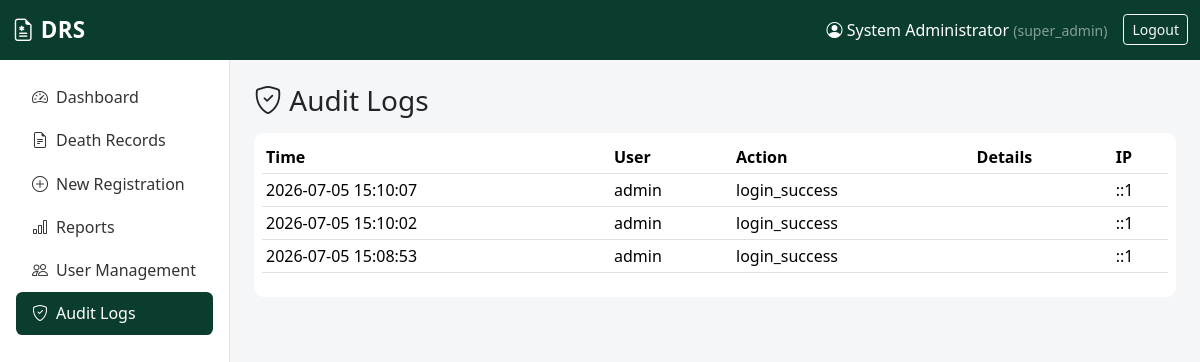
Screenshot of /?page=audit (signed in) with the database file from the repository.
### tables this page shows
CREATE TABLE audit_logs (
                id INTEGER PRIMARY KEY AUTOINCREMENT,
                user_id INTEGER NULL,
                action TEXT NOT NULL,
                details TEXT NULL,
                ip_address TEXT NULL,
                created_at TEXT NOT NULL DEFAULT (datetime('now')),
                FOREIGN KEY (user_id) REFERENCES users(id)
            );

CREATE TABLE users (
                id INTEGER PRIMARY KEY AUTOINCREMENT,
                username TEXT UNIQUE NOT NULL,
                password_hash TEXT NOT NULL,
                full_name TEXT NOT NULL,
                role TEXT NOT NULL CHECK(role IN
                    ('super_admin','registrar','hospital_officer','data_entry_clerk','auditor')),
                is_active INTEGER NOT NULL DEFAULT 1,
                failed_attempts INTEGER NOT NULL DEFAULT 0,
                locked_until TEXT NULL,
                created_at TEXT NOT NULL DEFAULT (datetime('now'))
            );

### src/Models/AuditLog.php (called while the page is built, shortened)
<?php
final class AuditLog
{
    public static function recent(int $limit = 20): array
    {
        $pdo = Database::getInstance()->pdo();
        $stmt = $pdo->prepare("
            SELECT al.*, u.username FROM audit_logs al
            LEFT JOIN users u ON u.id = al.user_id
            ORDER BY al.id DESC LIMIT ?
        ");
        $stmt->bindValue(1, $limit, PDO::PARAM_INT);
        $stmt->execute();
        return $stmt->fetchAll();
    }
}

### index.php (called while the page is built, shortened)
<?php
try {
    Router::dispatch();
} catch (Throwable $e) {
    error_log($e->getMessage());
    http_response_code(500);
    echo '<h3 style="font-family:sans-serif;color:#b00;">Something went wrong.</h3>'
        . '<p style="font-family:sans-serif;">Please try again, or check the server error log for details.</p>';
}

### src/Controllers/AuditController.php (the view, shortened to what this page needs)
<?php
final class AuditController
{
    public static function index(): string
    {
        $logs = AuditLog::recent(50);
        $rows = '';
        foreach ($logs as $l) {
            $rows .= '<tr><td>' . htmlspecialchars($l['created_at']) . '</td>'
                . '<td>' . htmlspecialchars($l['username'] ?? 'system') . '</td>'
                . '<td>' . htmlspecialchars($l['action']) . '</td>'
                . '<td>' . htmlspecialchars($l['details'] ?? '') . '</td>'
                . '<td>' . htmlspecialchars($l['ip_address'] ?? '') . '</td></tr>';
        }
        $content = <<<HTML
<h3 class="mb-3"><i class="bi bi-shield-check"></i> Audit Logs</h3>
<div class="table-responsive p-2">
  <table class="table table-sm table-hover">
    <thead><tr><th>Time</th><th>User</th><th>Action</th><th>Details</th><th>IP</th></tr></thead>
    <tbody>{$rows}</tbody>
  </table>
</div>
HTML;
        return Layout::render('Audit Logs', $content);
    }
}

### src/Views/Layout.php (style rules this page uses)
:root { --brand:#0b3d2e; --brand-light:#146c43; }
body { background:#f4f6f8; font-family:'Segoe UI',Roboto,Arial,sans-serif; }
.table-responsive { background:#fff; border-radius:.6rem; }

### rows the page displays
audit_logs: created_at "2026-07-05 15:10:07", user.username "admin", action "login_success", ip_address "::1"
audit_logs: created_at "2026-07-05 15:10:02", user.username "admin", action "login_success", ip_address "::1"
audit_logs: created_at "2026-07-05 15:08:53", user.username "admin", action "login_success", ip_address "::1"

### other values shown
$user['full_name'] "System Administrator"
$user['role'] "super_admin"
$label "Dashboard Death Records New Registration Reports User Management Audit Logs"
